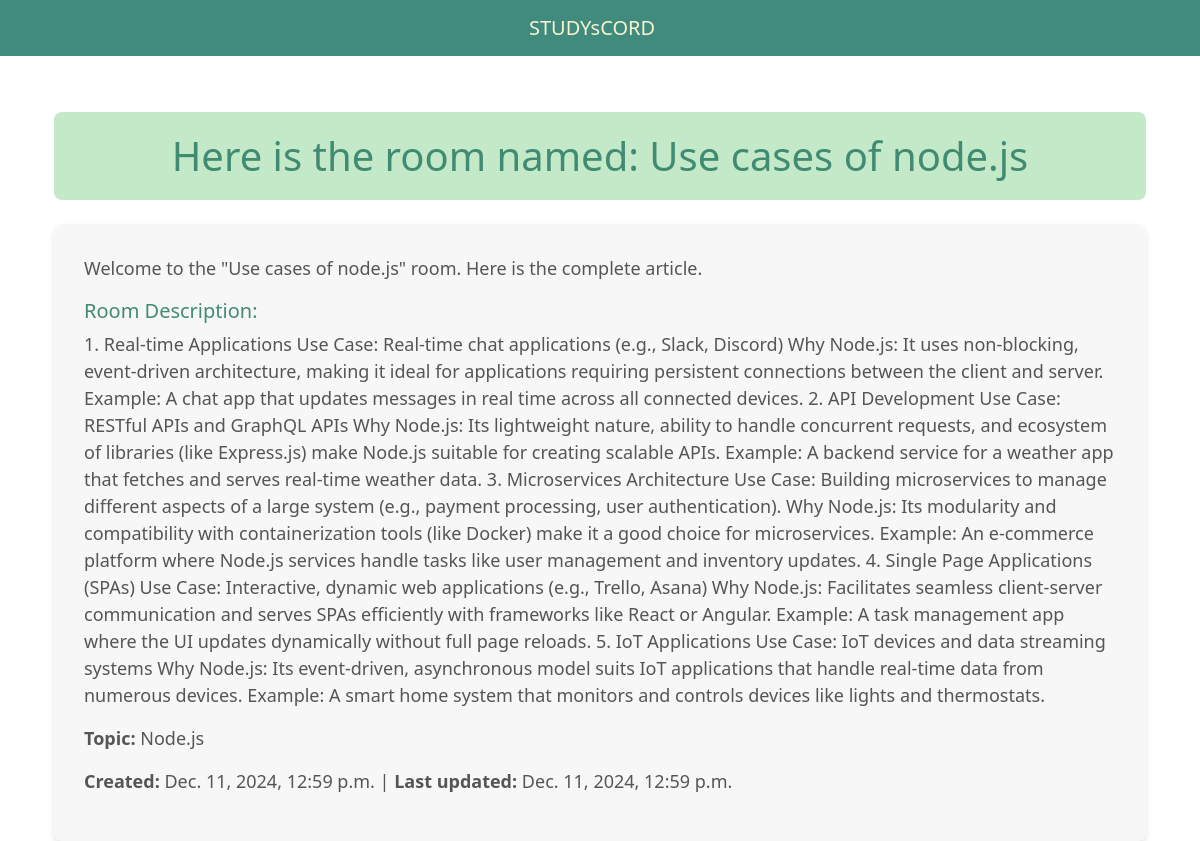
/room/8/, run on the app's committed database.
### base/models.py (models this page shows, shortened)
class Room(models.Model):
    host=models.ForeignKey(User,on_delete=models.SET_NULL,null=True)
    topic=models.ForeignKey(Topic,on_delete=models.SET_NULL,null=True)
    name = models.CharField(max_length=200)
    description = models.TextField(null=True, blank = True)
    updated = models.DateTimeField(auto_now=True)
    created = models.DateTimeField(auto_now_add=True)
    class Meta:
        ordering=['-updated','-created']

class Topic(models.Model):
    name = models.CharField(max_length=200)

### base/views.py (the view)
# urls.py: path('room/<str:pk>/',views.room,name='room'),
def room(request,pk):
    room=Room.objects.get(id=pk)
    context={'room':room}
    return render(request,'base/room.html',context)

### base/templates/base/room.html
{% extends 'main.html' %}
{% block content %}
    <div class="container mt-5">
        <h1 class="text-center" style="color: #418b73; background-color: #c3e9c8; padding: 20px; border-radius: 8px;">
            Here is the room named: {{ room.name }}
        </h1>
        <div class="mt-4" style="background-color: #f7f7f7; padding: 30px; border-radius: 8px; box-shadow: 0 4px 6px rgba(0,0,0,0.1);">
            <p style="font-size: 18px; line-height: 1.6; color: #555;">
                Welcome to the "{{ room.name }}" room. Here is the complete article.
            </p>
            <h5 style="font-size: 20px; color: #418b73;">Room Description:</h5>
            <p style="font-size: 18px; color: #555;">
                {{ room.description }}
            </p>
            <p style="font-size: 18px; color: #555;">
                <strong>Topic:</strong> {{ room.topic.name }}
            </p>
            <p style="font-size: 18px; color: #555;">
                <strong>Created:</strong> {{ room.created }} | <strong>Last updated:</strong> {{ room.updated }}
            </p>
        </div>
    </div>
{% endblock content %}

### templates/main.html (style rules this page uses)
body { padding-top: 4rem; }

### data on the page
Room: name "Use cases of node.js", description "1. Real-time Applications Use Case: Real-time chat applications (e.g., Slack, Discord) Why Node.js: It uses non-blocking, event-driven architecture, making it ideal for applications requiring persistent connections between the client and server. Example: A chat app that updates messages in real time across all connected devices. 2. API Development Use Case: RESTful APIs and GraphQL APIs Why Node.js: Its lightweight nature, ability to handle concurrent requests, and ecosystem of libraries (like Express.js) make Node.js suitable for creating scalable APIs. Example: A backend service for a weather app that fetches and serves real-time weather data. 3. Microservices Architecture Use Case:…", topic.name "Node.js", created "Dec. 11, 2024, 12:59 p.m.", updated "Dec. 11, 2024, 12:59 p.m."
